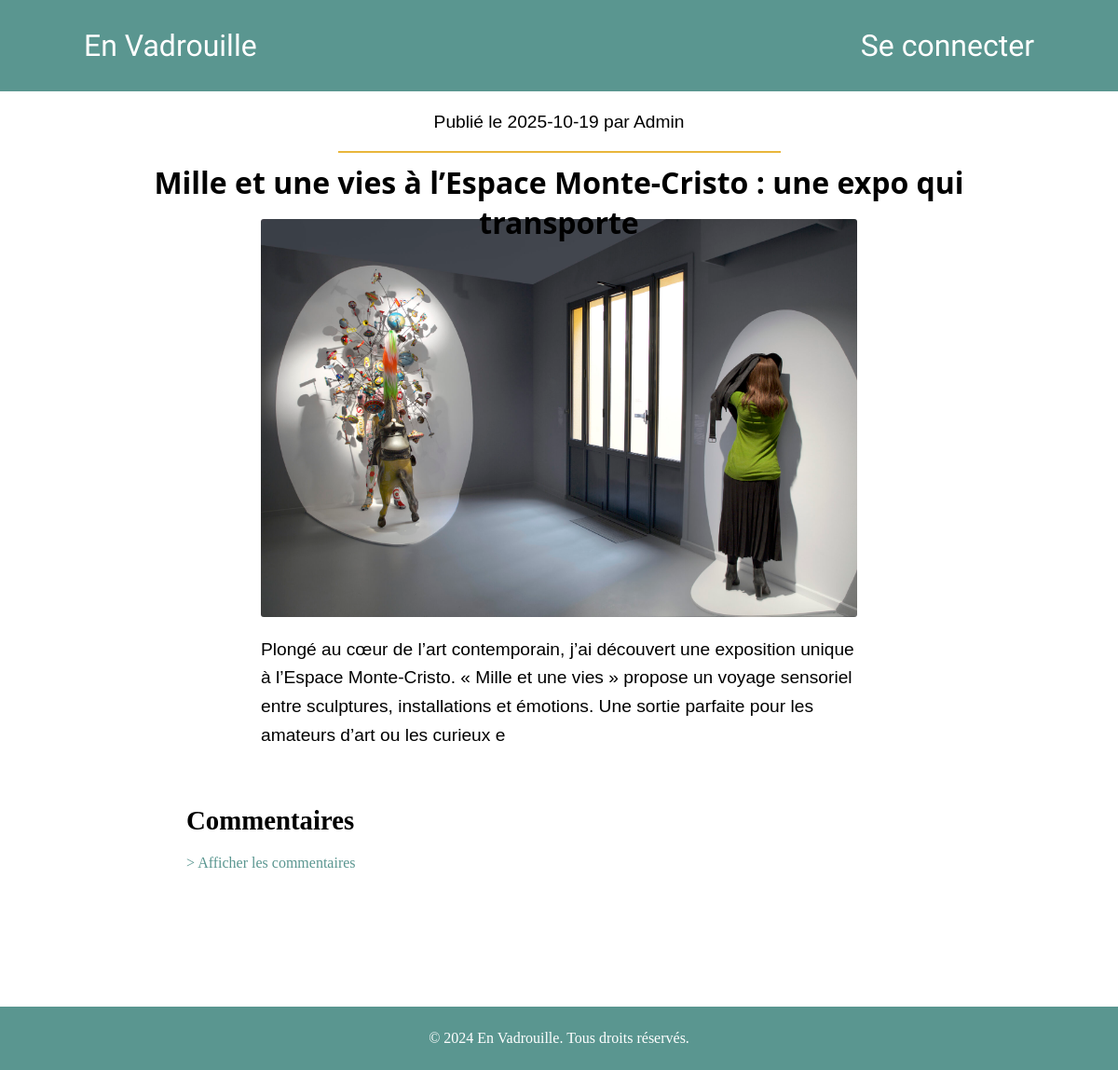
/billet.php?id=2, run on the app's committed database.
### tables this page shows
CREATE TABLE IF NOT EXISTS `billets` (
  `id_billet` int NOT NULL AUTO_INCREMENT,
  `fk_proprietaire` int NOT NULL,
  `titre` varchar(255) NOT NULL,
  `description` varchar(255) NOT NULL,
  `date` date NOT NULL,
  `image` varchar(255) NOT NULL,
  PRIMARY KEY (`id_billet`),
  KEY `fk_proprietaire` (`fk_proprietaire`)
);

### billet.php (the view, shortened to what this page needs)
<?php
    include_once('cnx.inc.php');
    if(isset($_GET['id']) && !empty($_GET['id'])) {
        $id_billet = htmlspecialchars($_GET['id']);
    } else {
        header('Location: index.php');
        exit();
    }
?>
<!DOCTYPE html>
<html lang="fr">
<head>
    <link rel="stylesheet" href="styles/global.css">
    <link rel="stylesheet" href="styles/billet.css">
    <link href='https://cdn.boxicons.com/fonts/basic/boxicons.min.css' rel='stylesheet'>
</head>
<body>
    <?php
        include_once('header.inc.php');
    ?>
    <main>
        <a href='archive.php' class='go-to-archive'>Aller aux archives</a>
        <?php
            $stmt = $cnx->prepare("SELECT * FROM billets WHERE id_billet = ?");
            $stmt->execute([$id_billet]);
            $billet = $stmt->fetch();
            echo "
                <div class='infos-billet'>
                    <div class='infos'>
                        <span>Publié le " . $billet['date'] . " par Admin</span>
                        <hr>
                        <h1 class='title-section'>" . $billet['titre'] . "</h1>
                    </div>
                    <div class='menu-admin'>
                        <a href='#' class='menu-toggle'><i class='bx bx-dots-vertical-rounded'></i></a>
                        <div class='display-menu-list-admin'>
                            <a href='#' class='delete'><i class='bx bx-trash'></i> Supprimer le billet</a>
                            <a href='#' class='edit'><i class='bx bx-edit'></i> Modifier le billet</a>
                        </div>
                    </div>
                </div>
                <section class='billet-content'>
                    <img src='" . $billet['image'] . "' alt='Image du billet " . $billet['titre'] . "'>
                    <p>
                        " . $billet['description'] . "
                    </p>
                </section>
            ";
        ?>
        <section class="comments-section">
            <h2>Commentaires</h2>
            <span class="toggleComments">> Afficher les commentaires</span>
        </section>
    </main>
    <?php
        include_once('footer.inc.php');
    ?>
</body>
</html>

### styles/global.css (style rules this page uses)
:root { --ff-logo: "BBH Sans Bogle", sans-serif; --ff-second-title: 'Segoe UI', Tahoma, Geneva, Verdana, sans-serif; --ff-text: 'Arial Narrow', Arial, sans-serif; --color-dark: #5A9690; --color-light: #E9B63B; }
*, *::before, *::after { margin: 0; padding: 0; box-sizing: border-box; }

### styles/billet.css (style rules this page uses)
main { width: 100%; margin-top: 160px; display: flex; flex-direction: column; justify-content: center; padding: 30px 100px; }
main div.infos-billet { display: flex; align-items: center; justify-content: space-between; margin-bottom: 35px; position: relative; }
main div.infos-billet .infos { position: absolute; left: 50%; transform: translateX(-50%); text-align: center; width: 95%; display: flex; flex-direction: column; gap: 10px; }
main div.infos-billet span { font-family: Tahoma, Geneva, Verdana, sans-serif; font-size: 1.2rem; color: black; margin-bottom: 10px; }
main div.infos-billet h1 { text-align: center; }
hr { border: 1.2px solid #E9B63B; width: 50%; margin: auto; }
main h1 { font-family: 'Segoe UI', Tahoma, Geneva, Verdana, sans-serif; font-size: 2rem; text-align: center; }
main section.billet-content { width: 80%; margin: 10px auto; display: flex; flex-direction: column; gap: 20px; justify-content: center; align-items: center; }
main section.billet-content img { width: 80%; border-radius: 3px; }
main section.billet-content p { font-family: 'Arial Narrow', Arial, sans-serif; font-size: 1.2rem; line-height: 1.6; width: 80%; }
section.comments-section { width: 80%; margin: 50px auto; }
section.comments-section h2 { font-family: Georgia, 'Times New Roman', Times, serif; font-size: 1.8rem; margin-bottom: 20px; }
span.toggleComments { display: inline-block; margin-bottom: 15px; color: #5A9690; cursor: pointer; }
a.go-to-archive { position: fixed; bottom: -10px; padding: 20px; background: var(--color-light); color: #ffff; text-decoration: none; border-radius: 20px; font-family: var(--ff-second-title); font-weight: bold; z-index: 998; left: 50%; transform: translateX(-50%); }

### data on the page
billets: date "2025-10-19", titre "Mille et une vies à l’Espace Monte-Cristo : une expo qui transporte", image (picture), description "Plongé au cœur de l’art contemporain, j’ai découvert une exposition unique à l’Espace Monte-Cristo. « Mille et une vies » propose un voyage sensoriel entre sculptures, installations et émotions. Une sortie parfaite pour les amateurs d’art ou les curieux e"
